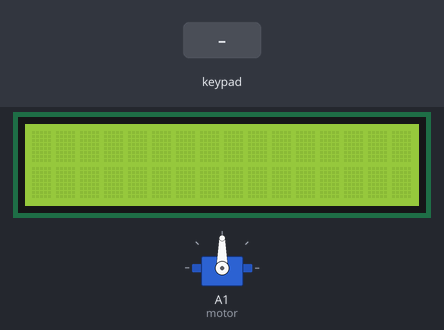
Simulated run of this sketch. Board: Arduino Uno, built with avr-gcc and run on an emulated ATmega328P. Shown: 16×2 character LCD, servo. The inputs (shaded band) are chosen by the test bench.

Above: at 1.2 s.
1.3 s: keypad keys 5 4 3 2 # pressed 0.4 s apart
At 3.8 s:
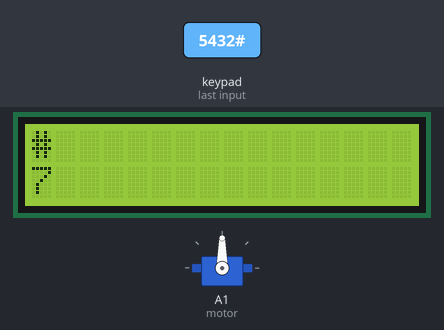
4.8 s: key '*' pressed
At 5.2 s:
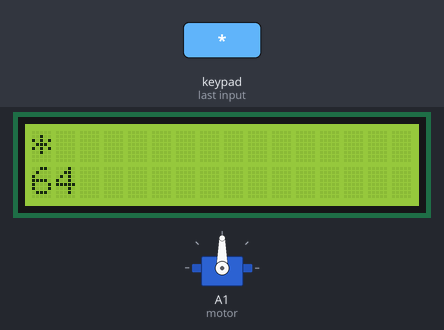
6.3 s: key 'D' pressed
At 6.7 s:
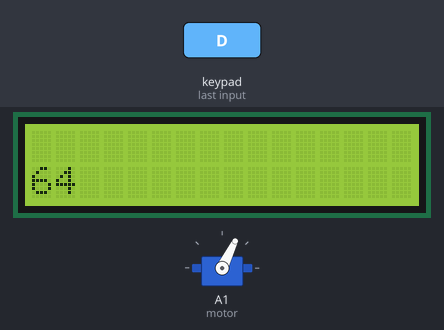
7.8 s: keypad keys 5 4 3 2 D pressed 0.4 s apart
At 10.6 s:
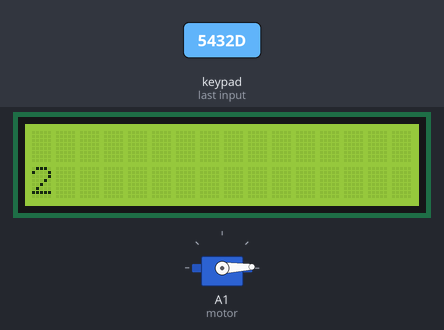
11.3 s: key '#' pressed
At 12.5 s:
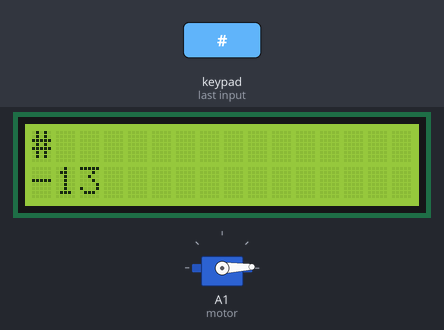
12.8 s: keypad keys 5 4 3 2 * pressed 0.4 s apart
At 14.8 s:
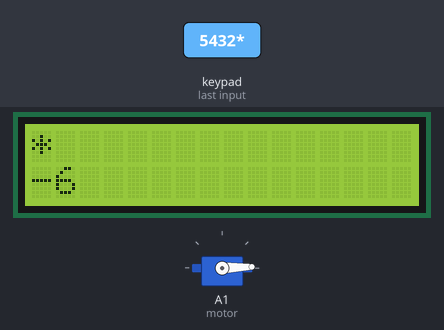
Timing chart, 0 to 16.3 s (numbered marks = the images above; inputs shaded):
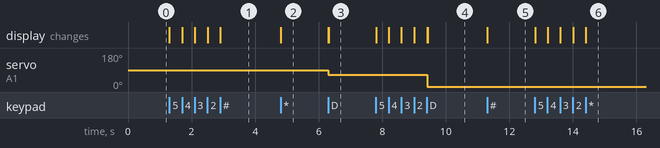

The sketch:

motor_ozet.ino
```cpp
#include <EEPROM.h>
#include <LiquidCrystal.h>
#include <Servo.h>
#include <Keypad.h>
LiquidCrystal lcd(10,11,A2,A3,A4,A5);

Servo motor;
const byte ROWS = 4;
const byte COLS = 4;
char keys[ROWS][COLS] = {
  {'7','8','9','A'},
  {'4','5','6','B'},
  {'1','2','3','C'},
  {'*','0','#','D'}
  };
byte rowPins[ROWS] = {5,4,3,2};
byte colPins[COLS] = {6, 7, 8, 9};
Keypad keypad = Keypad( makeKeymap(keys), rowPins, colPins, ROWS, COLS );
int derece,i=0;
void setup() {
  lcd.begin(16,2);
  motor.attach(A1);
}

void loop() {
  char key = keypad.getKey();

  if(key)
  {
    if(key!='A' && key!='B' && key!='C' && key!='D')
    {
      lcd.setCursor(0,0);
      lcd.print(key);
      derece=derece*10+(key-48);
      lcd.setCursor(0,1);
      lcd.print(derece);
      if(derece>170)
      {
        lcd.clear();
        derece=0;
      }
    }
    if(key=='D' && key>=0 && key<=170)
    {
      lcd.clear();
      motor.write(derece);
      delay(15);
      lcd.setCursor(0,1);
      lcd.print(derece);
      derece=0;
    }
  }


}
```

Measured:
- after the input at 1.3 s, the display: first changes at once (image 1 shows a later state)
- after the input at 4.8 s, the display: changes at once (image 2)
- after the input at 6.3 s, servo on A1 (motor): 90° → 64° at once; the display: first changes at once (image 3 shows a later state)
- after the input at 7.8 s, servo on A1 (motor): 64° → 2° after 1.6 s; the display: first changes at once (image 4 shows a later state)
- after the input at 11.3 s, the display: changes at once (image 5)
- after the input at 12.8 s, the display: first changes at once (image 6 shows a later state)
